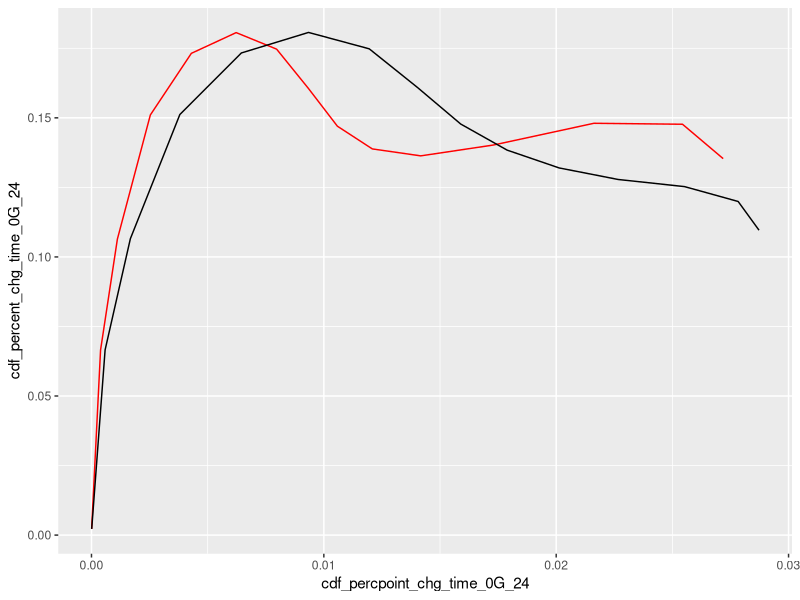
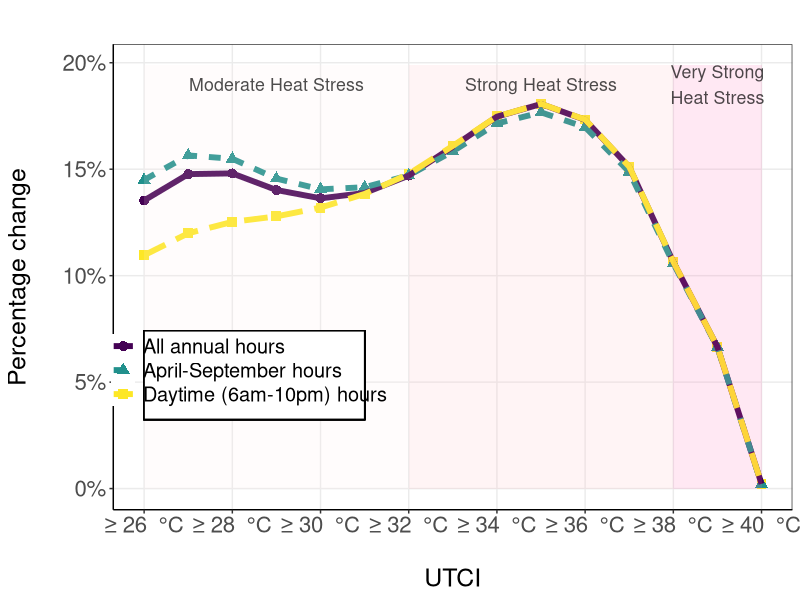
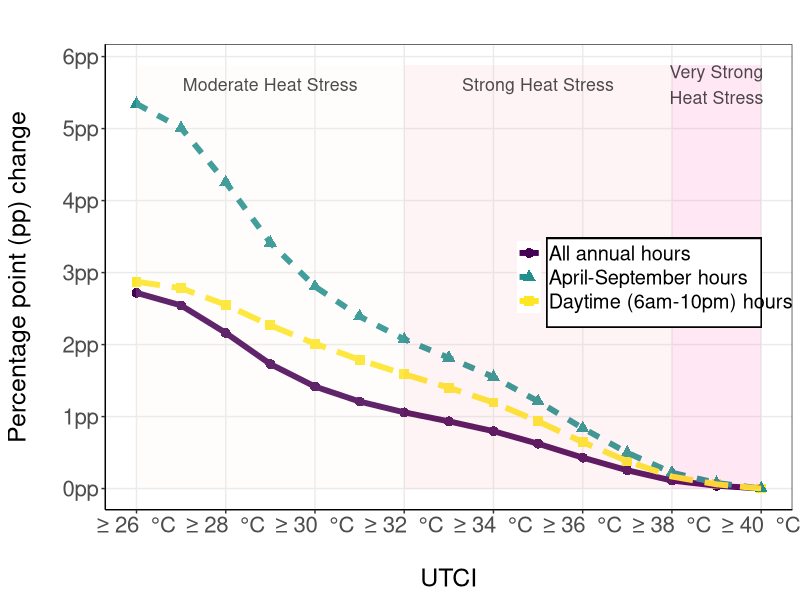
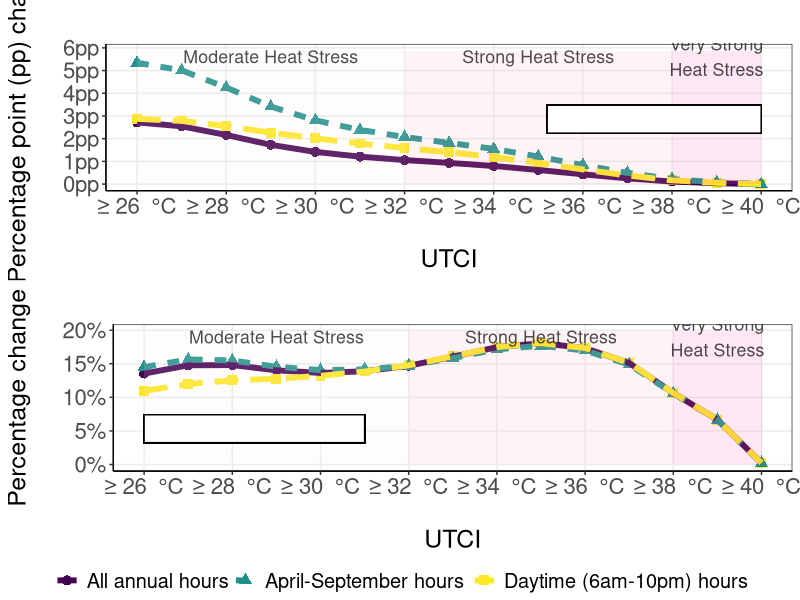
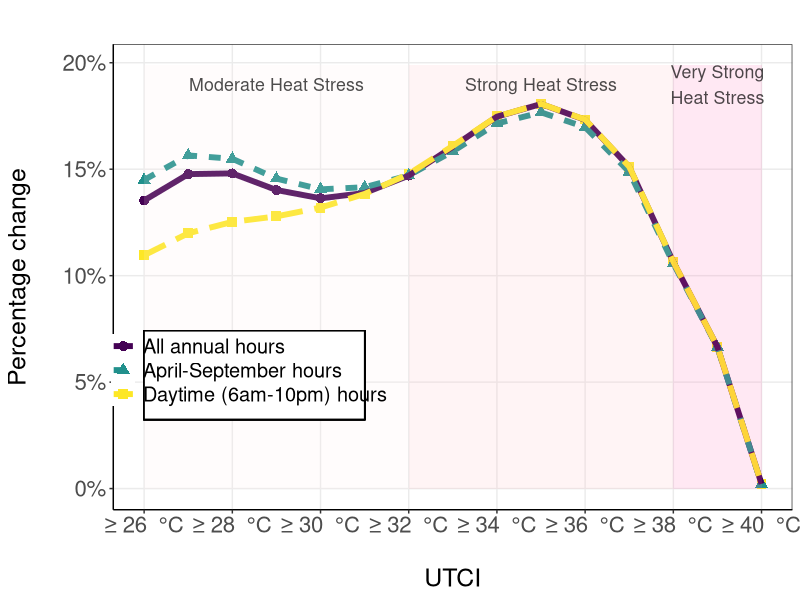
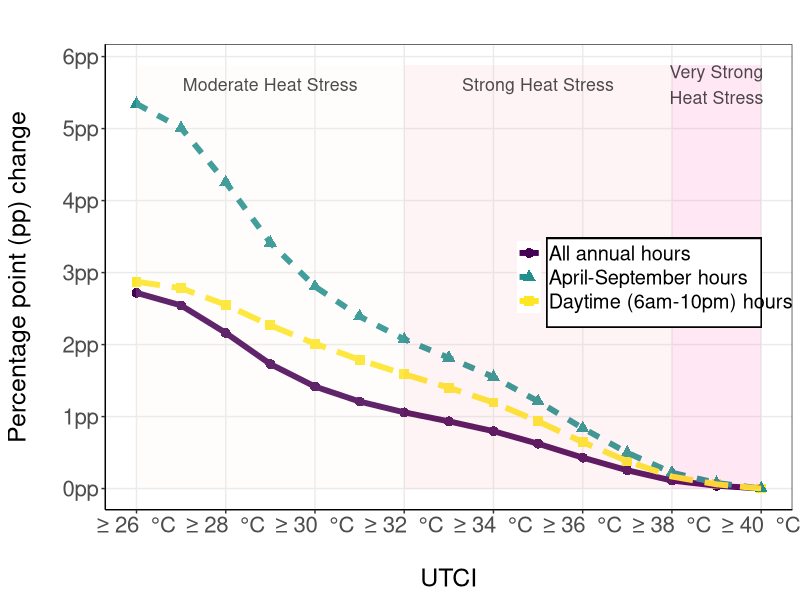

These charts were generated, in order, by the following R code:
library(readr)
library(dplyr)
library(tidyr)
library(ggplot2)
library(viridis)
library(ggpubr)

setwd(
  "C:/Users/Kaifs/OneDrive/Documents/dropbox_penn/Dropbox/GitHub/PrjCEC/res/res_mean_child/"
)
tab_a_24vsday_data <- read.csv("tab_a_24vsday_data.csv")
tab_b_season_data <- read.csv("tab_b_season_data.csv")




#test graph
tab_a_24vsday_data %>%
  filter(utci_thres >= 26) %>%
  ggplot() +
  geom_line(aes(x = cdf_percpoint_chg_time_0G_24, y = cdf_percent_chg_time_0G_24),
            col = "red") +
  geom_line(aes(x = cdf_percpoint_chg_time_1G_6t22, y = cdf_percent_chg_time_1G_6t22))


#reshape data into long format
reshape <- cbind(
  tab_a_24vsday_data %>%
    select(
      utci_thres,
      cdf_percpoint_chg_time_0G_24,
      cdf_percpoint_chg_time_1G_6t22
    ) %>%
    mutate(`All annual hours` = cdf_percpoint_chg_time_0G_24,
           `Daytime (6am-10pm) hours` = cdf_percpoint_chg_time_1G_6t22) %>%
    select(
      -cdf_percpoint_chg_time_0G_24,
      -cdf_percpoint_chg_time_1G_6t22
    ) %>%
    pivot_longer(2:3, names_to = "hour_select", values_to = "cdf_percpoint_chg_time"),
  
  tab_a_24vsday_data %>%
    select(
      utci_thres,
      cdf_percent_chg_time_0G_24,
      cdf_percent_chg_time_1G_6t22
    ) %>%
    mutate(`All annual hours` = cdf_percent_chg_time_0G_24,
           `Daytime (6am-10pm) hours` = cdf_percent_chg_time_1G_6t22) %>%
    select(-cdf_percent_chg_time_0G_24, -cdf_percent_chg_time_1G_6t22) %>%
    pivot_longer(2:3, names_to = "hour_select", values_to = "cdf_percent_chg_time") %>%
    select(-hour_select, -utci_thres)
)


tab_b_season_data$hour_select <-"April-September hours"
tab_b_season_data_small <- tab_b_season_data[,c(1,10,4,5)]
colnames(tab_b_season_data_small)<-colnames(reshape)
reshape <- rbind(reshape,tab_b_season_data_small)

# scatter plot show change in level and rate by UTCI threshold

fig1_b<-
  reshape %>%
  filter(utci_thres >= 26) %>%
  ggplot() +
  geom_point(
    aes(
      x = utci_thres,
      y = cdf_percent_chg_time,
      color = hour_select,
      shape = hour_select),
    size=3) +
  geom_line(
    aes(
      x = utci_thres,
      y = cdf_percent_chg_time,
      #size = cdf_percpoint_chg_time,
      color = hour_select,
      linetype = hour_select),
    size=2)+
  theme_bw() +
  theme(
    #panel.border = element_blank(),
    #panel.grid.major = element_blank(),
    panel.grid.minor = element_blank(),
    axis.line = element_line(colour = "black"),
    text = element_text(size = 18),
    axis.text.y = element_text(size = 16),
    axis.text.x = element_text(size = 16)
  ) +
  theme(legend.position = "bottom") +
  labs(x = "\nUTCI",
       y = "Percentage change\n",
       col = "",
       linetype = "",
       shape ="") +
  scale_x_continuous(breaks = seq(26, 40, 2)) +
  scale_x_continuous(
    breaks = seq(26, 40, 2),
    labels = function(x) paste("\u2265", x, " °C")
  ) +
  scale_y_continuous(labels = scales::percent) +
  scale_color_viridis(discrete = TRUE) +
  ggtitle("")+
  annotate("rect", xmin = 26, xmax = 32, ymin = 0, ymax = 1.1*max(reshape$cdf_percent_chg_time), fill = "#FFEBEB", alpha = 0.15) +
  annotate("text", x = 29, y = 1.05 * max(reshape$cdf_percent_chg_time), label = "Moderate Heat Stress", color = "black", size = 4.5, alpha = 0.7) +
  annotate("rect", xmin = 32, xmax = 38, ymin = 0, ymax = 1.1*max(reshape$cdf_percent_chg_time), fill = "#FFB6C1", alpha = 0.15) +
  annotate("text", x = 35, y = 1.05 * max(reshape$cdf_percent_chg_time), label = "Strong Heat Stress", color = "black", size = 4.5, alpha = 0.7) +
  annotate("rect", xmin = 38, xmax = 40, ymin = 0, ymax = 1.1*max(reshape$cdf_percent_chg_time), fill = "#FF69B4", alpha = 0.15) +
  annotate("text", x = 39, y = 1.05 * max(reshape$cdf_percent_chg_time), label = "Very Strong\nHeat Stress", color = "black", size = 4.5, alpha = 0.7)+
  theme(legend.position = c(0.2, 0.3))+
  theme(legend.background = element_blank(),
    #legend.box.background = element_rect(fill = "transparent"),
    legend.title = element_blank()
  )+
  geom_rect(aes(xmin = 26, xmax = 31, ymin = 0.18 * max(reshape$cdf_percent_chg_time), ymax = 0.41 * max(reshape$cdf_percent_chg_time)),
            fill = "white", color = "black", size = 0.5)

fig1_b
ggsave("C:/Users/Kaifs/OneDrive/Documents/dropbox_penn/Dropbox/GitHub/PrjCEC/res/res_mean_child/fig_1_b_mean_child_perc.pdf", plot = fig1_b, width = 11.69, height = 6.27, device = cairo_pdf)


fig1_a <-
  reshape %>%
  filter(utci_thres >= 26) %>%
  ggplot() +
  geom_point(
    aes(
      x = utci_thres,
      y = cdf_percpoint_chg_time,
      color = hour_select,
      shape = hour_select
    ),
    size = 3
  ) +
  geom_line(
    aes(
      x = utci_thres,
      y = cdf_percpoint_chg_time,
      color = hour_select,
      linetype = hour_select
    ),size = 2
  ) +
  theme_bw() +
  theme(
    #panel.border = element_blank(),
    #panel.grid.major = element_blank(),
    panel.grid.minor = element_blank(),
    axis.line = element_line(colour = "black"),
    text = element_text(size = 18),
    axis.text.y = element_text(size = 16),
    axis.text.x = element_text(size = 16)
  ) +
  theme(legend.position = "bottom") +
  labs(x = "\nUTCI",
       y = "Percentage point (pp) change\n",
       col = "",
       linetype = "",
       shape = "") +
  scale_x_continuous(breaks = seq(26, 40, 2)) +
  scale_x_continuous(
    breaks = seq(26, 40, 2),
    labels = function(x) paste("\u2265", x, " °C")
  ) +
  scale_y_continuous(labels = scales::label_percent(scale = 100, suffix = "pp"),
                     breaks = seq(0, 0.06, 0.01)) +
  scale_color_viridis(discrete = TRUE) +
  scale_size(labels = scales::percent) +
  ggtitle("") +
  annotate("rect", xmin = 26, xmax = 32, ymin = 0, ymax = 1.1*max(reshape$cdf_percpoint_chg_time), fill = "#FFEBEB", alpha = 0.15) +
  annotate("text", x = 29, y = 1.05 * max(reshape$cdf_percpoint_chg_time), label = "Moderate Heat Stress", color = "black", size = 4.5, alpha = 0.7) +
  #geom_rect(aes(xmin = 27, xmax = 31, ymin = 1.02 * max(reshape$cdf_percpoint_chg_time), ymax = 1.08 * max(reshape$cdf_percpoint_chg_time)),
  #          fill = "transparent", color = "black", size = 0.5)+
  annotate("rect", xmin = 32, xmax = 38, ymin = 0, ymax = 1.1*max(reshape$cdf_percpoint_chg_time), fill = "#FFB6C1", alpha = 0.15) +
  annotate("text", x = 35, y = 1.05 * max(reshape$cdf_percpoint_chg_time), label = "Strong Heat Stress", color = "black", size = 4.5, alpha = 0.7) +
  #geom_rect(aes(xmin = 33, xmax = 37, ymin = 1.02 * max(reshape$cdf_percpoint_chg_time), ymax = 1.08 * max(reshape$cdf_percpoint_chg_time)),
  #          fill = "transparent", color = "black", size = 0.5)+
  annotate("rect", xmin = 38, xmax = 40, ymin = 0, ymax = 1.1*max(reshape$cdf_percpoint_chg_time), fill = "#FF69B4", alpha = 0.15) +
  annotate("text", x = 39, y = 1.05 * max(reshape$cdf_percpoint_chg_time), label = "Very Strong\nHeat Stress", color = "black", size = 4.5, alpha = 0.7)+
  #geom_rect(aes(xmin = 38, xmax = 41, ymin = 1.02 * max(reshape$cdf_percpoint_chg_time), ymax = 1.08 * max(reshape$cdf_percpoint_chg_time)),
  #          fill = "transparent", color = "black", size = 0.5)+
  theme(legend.position = c(0.8, 0.5))+
  theme(legend.background = element_blank(),
        #legend.box.background = element_rect(fill = "transparent"),
        legend.title = element_blank()
        )+
  geom_rect(aes(xmin = 35.2, xmax = 40, ymin = 0.42 * max(reshape$cdf_percpoint_chg_time), ymax = 0.65 * max(reshape$cdf_percpoint_chg_time)),
            fill = "white", color = "black", size = 0.5)

fig1_a
ggsave("C:/Users/Kaifs/OneDrive/Documents/dropbox_penn/Dropbox/GitHub/PrjCEC/res/res_mean_child/fig_1_a_mean_child_pp.pdf", plot = fig1_a, width = 11.69, height = 6.27, device = cairo_pdf)

combined_plot <- ggarrange(
  fig1_a + theme(legend.position = "none"),  # Remove legend from the first plot
  fig1_b + theme(legend.position = "none"),  # Remove legend from the second plot
  ncol = 1, nrow = 2,
  common.legend = TRUE, legend = "bottom"
)
combined_plot
